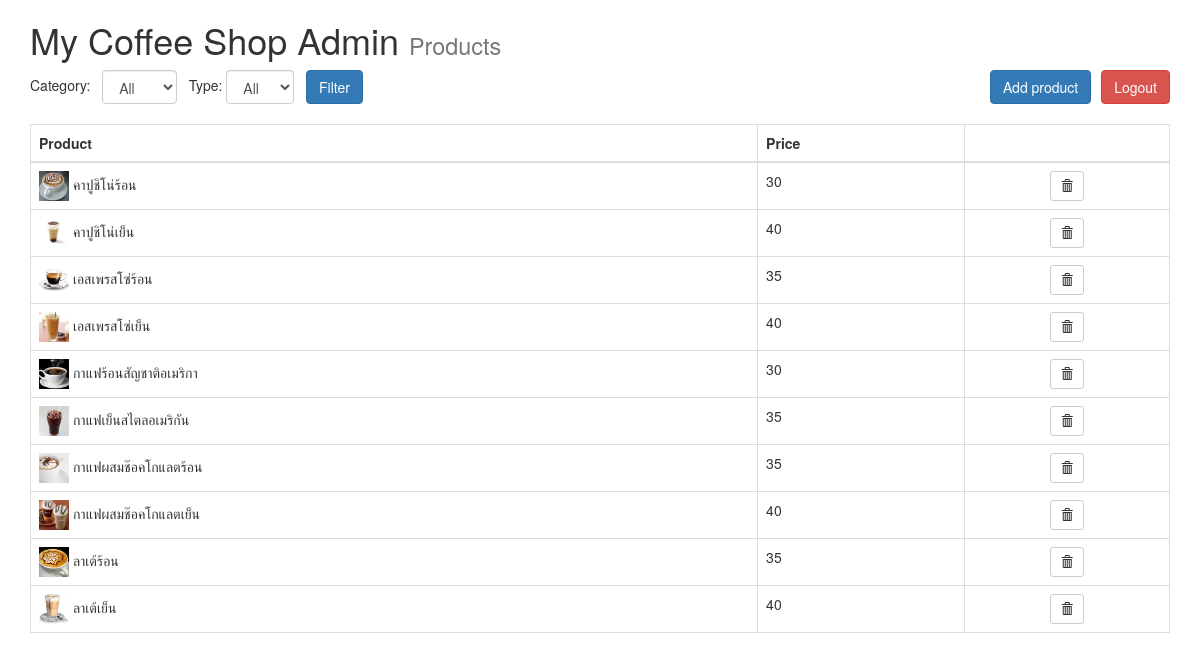
/admin/index.php?category=01 (signed in), run on the app's committed database.
### tables this page shows
CREATE TABLE tbproduct (
  itemid VARCHAR(2)  NOT NULL  ,
  tbtype_typeid VARCHAR(2)  NOT NULL  ,
  tbcategory_catid VARCHAR(2)  NOT NULL  ,
  itemname VARCHAR(30)  NULL  ,
  unitprice INTEGER UNSIGNED  NULL  ,
  picture VARCHAR(50)  NULL  ,
  detail VARCHAR(255)  NULL    ,
PRIMARY KEY(itemid)  ,
INDEX tbproduct_FKIndex1(tbcategory_catid)  ,
INDEX tbproduct_FKIndex2(tbtype_typeid),
  FOREIGN KEY(tbcategory_catid)
    REFERENCES tbcategory(catid)
      ON DELETE NO ACTION
      ON UPDATE CASCADE,
  FOREIGN KEY(tbtype_typeid)
    REFERENCES tbtype(typeid)
      ON DELETE NO ACTION
      ON UPDATE CASCADE);

### admin/index.php (the view, shortened to what this page needs)
<?php
require('../dbconnect.php');
?><!DOCTYPE html>
<html lang="en">
<head>
    <link rel="stylesheet" href="https://maxcdn.bootstrapcdn.com/bootstrap/3.3.7/css/bootstrap.min.css">
</head>
<body class="container">
<?php
$category = isset($_GET['category']) ? $_GET['category'] : "";
$type = isset($_GET['type']) ? $_GET['type'] : "";
if ($type != "" && $category != "") {
    $sql = "select itemid, picture, detail, unitprice from tbproduct where tbcategory_catid = '$category' and tbtype_typeid = '$type'";
}
else if ($type != "") {
    $sql = "select itemid, picture, detail, unitprice from tbproduct where tbtype_typeid = '$type'";
}
else if ($category != "") {
    $sql = "select itemid, picture, detail, unitprice from tbproduct where tbcategory_catid = '$category'";
}
else {
    $sql = "select itemid, picture, detail, unitprice from tbproduct";
}
$results = $conn->query($sql);
?>
    <h1>My Coffee Shop Admin <small>Products</small></h1>
    <a href="logout.php" class="btn btn-danger pull-right" style="margin-left: 10px">Logout</a>
    <a href="addproduct.php" class="btn btn-primary pull-right">Add product</a>
    <form method="get" class="form-inline">
        Category: &nbsp;
        <select name="category" class="form-control">
            <option value="">All</option>
        </select> &nbsp;
        Type:
        <select name="type" class="form-control">
            <option value="">All</option>
        </select> &nbsp;
        <input class="btn btn-primary" type="submit" value="Filter">
    </form>
    <table class="table table-bordered" style="margin-top: 20px">
        <thead>
            <tr>
                <th>Product</th>
                <th>Price</th>
                <th></th>
            </tr>
        </thead>
        <tbody>
        <?php
        while($row = $results->fetch_assoc()) {
            ?>
            <tr>
                <td>
                    <img src="../images/<?php echo $row['picture'] ?>"  style="width: 30px; height: 30px; object-fit: cover;">
                    <?php echo $row['detail'] ?>
                </td>
                <td><?php echo $row['unitprice'] ?></td>
                <td class="text-center">
                    <a href="deleteproduct.php?itemid=<?php echo $row['itemid'] ?>" class="btn btn-sm btn-default">
                        <span class="glyphicon glyphicon-trash"></span>
                    </a>
                </td>
            </tr>
            <?php
        }
        ?>
        </tbody>
    </table>
</body>
</html>

### data on the page
tbproduct: picture (picture), detail "คาปูชิโน่ร้อน", unitprice "30"
tbproduct: picture (picture), detail "คาปูชิโน่เย็น", unitprice "40"
tbproduct: picture (picture), detail "เอสเพรสโซ่ร้อน", unitprice "35"
tbproduct: picture (picture), detail "เอสเพรสโซ่เย็น", unitprice "40"
tbproduct: picture (picture), detail "กาแฟร้อนสัญชาติอเมริกา", unitprice "30"
tbproduct: picture (picture), detail "กาแฟเย็นสไตลอเมริกัน", unitprice "35"
tbproduct: picture (picture), detail "กาแฟผสมช๊อคโกแลตร้อน", unitprice "35"
tbproduct: picture (picture), detail "กาแฟผสมช๊อคโกแลตเย็น", unitprice "40"
tbproduct: picture (picture), detail "ลาเต้ร้อน", unitprice "35"
tbproduct: picture (picture), detail "ลาเต้เย็น", unitprice "40"
